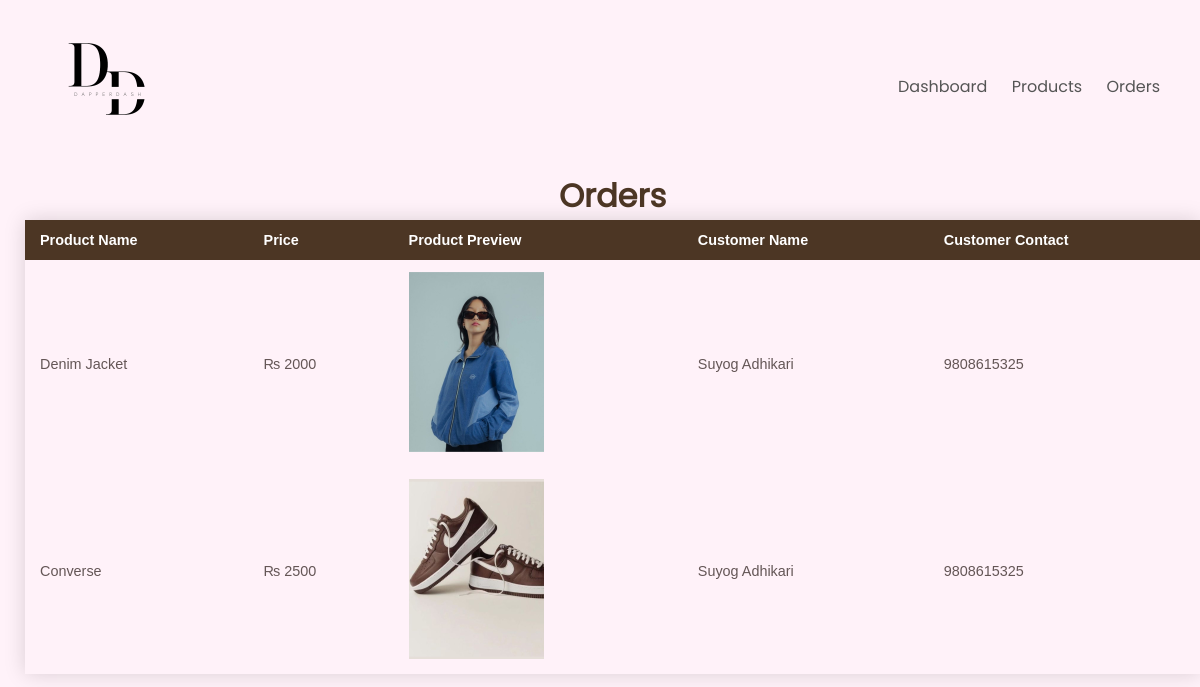
The page /admin/orders.php on the database its author committed.
### tables this page shows
CREATE TABLE `products` (
  `p_id` int(11) NOT NULL,
  `p_name` text NOT NULL,
  `p_desc` text NOT NULL,
  `p_price` decimal(10,0) NOT NULL,
  `p_quantity` int(11) NOT NULL,
  `p_url` text NOT NULL
);

CREATE TABLE `customerdetails` (
  `c_id` int(11) NOT NULL,
  `c_email` text NOT NULL,
  `c_pass` text NOT NULL,
  `c_username` text NOT NULL,
  `c_address` text NOT NULL,
  `c_gender` tinyint(4) NOT NULL,
  `c_phone` varchar(10) NOT NULL
);

### admin/orders.php (the view, shortened to what this page needs)
<!DOCTYPE html>
<html lang="en">
<head>
    <link rel="stylesheet" href="../styles/style.css">
    <link rel="stylesheet" href="admin.css">
</head>
<body>
    <div class="container">
        <div class="navbar">
            <div class="logo">
                <img src="../assets/ui/logo.png" height="125px">
            </div>
            <nav>
                <ul id="MenuItems">
                    <li><a href="dashboard.php">Dashboard</a></li>
                    <li><a href="products.php">Products</a></li>
                    <li><a href="orders.php">Orders</a></li>
                </ul>
            </nav>
        </div>
        <div>
            <h1>Orders</h1>
            <table class="styled-table">
                <thead>
                    <tr>
                        <th>Product Name</th>
                        <th>Price</th>
                        <th>Product Preview</th>
                        <th>Customer Name</th>
                        <th>Customer Contact</th>
                    </tr>
                </thead>
                <tbody>
                    <?php
                    include("..\scripts\serverSide\connection.php");
                    $retrieve_query = " SELECT p.p_name, p.p_price, p.p_url, c.c_username, c.c_phone
                                        FROM orders as o inner join customerdetails as c
                                        on o.c_id = c.c_id
                                        INNER join products as p
                                        on o.p_id = p.p_id;";
                    $resultSet = mysqli_query($conn, $retrieve_query);
                    while ($rowData = mysqli_fetch_assoc($resultSet)) {
                        $productName = $rowData['p_name'];
                        $productPrice = $rowData['p_price'];
                        $productImgURL = $rowData['p_url'];
                        $customerName = $rowData['c_username'];
                        $customerContact = $rowData['c_phone'];
                    ?>
                        <tr>
                                <td><p><?php echo $productName ?></p></td>
                                <td><p>&#8360; <?php echo $productPrice ?></p></td>
                                <td><img src="<?php echo "../" . $productImgURL; ?>" class="preview"></td>
                                <td><p><?php echo $customerName ?></p></td>
                                <td><p><?php echo $customerContact ?></p></td>
                        </tr>
                    <?php
                    }
                    ?>
                </tbody>
            </table>
        </div>
    </div>
</body>
</html>

### styles/style.css (style rules this page uses)
* { margin: 0; padding: 0; box-sizing: border-box; }
body { font-family: 'Poppins', sans-serif; background-color: #fff2f9; }
.navbar { display: flex; align-items: center; padding: 20px; }
nav { flex: 1; text-align: right; }
nav ul { display: inline-block; list-style-type: none; }
nav ul li { display: inline-block; margin-right: 20px; }
a { text-decoration: none; color: #555; }
p { color: #645656; }
.container { max-width: 1300px; margin: auto; padding-left: 25px; padding-right: 25; }
.styled-table { margin: auto; border-collapse: collapse; width: 100%; font-size: 0.9em; font-family: sans-serif; min-width: 400px; box-shadow: 0 0 20px rgba(0, 0, 0, 0.15); }
.styled-table thead tr { background-color: #4c3624; color: #ffffff; text-align: left; }
.styled-table th, .styled-table td { padding: 12px 15px; }
img.preview { width: 135px; height: 180px; }

### admin/admin.css (style rules this page uses)
h1 { text-align: center; color: #4c3624; font-size: xx-large; }

### rows shown on the page
products: p_name "Denim Jacket", p_price "2000", p_url (picture), customerdetails.c_username "Suyog Adhikari", customerdetails.c_phone "9808615325"
products: p_name "Converse", p_price "2500", p_url (picture), customerdetails.c_username "Suyog Adhikari", customerdetails.c_phone "9808615325"
